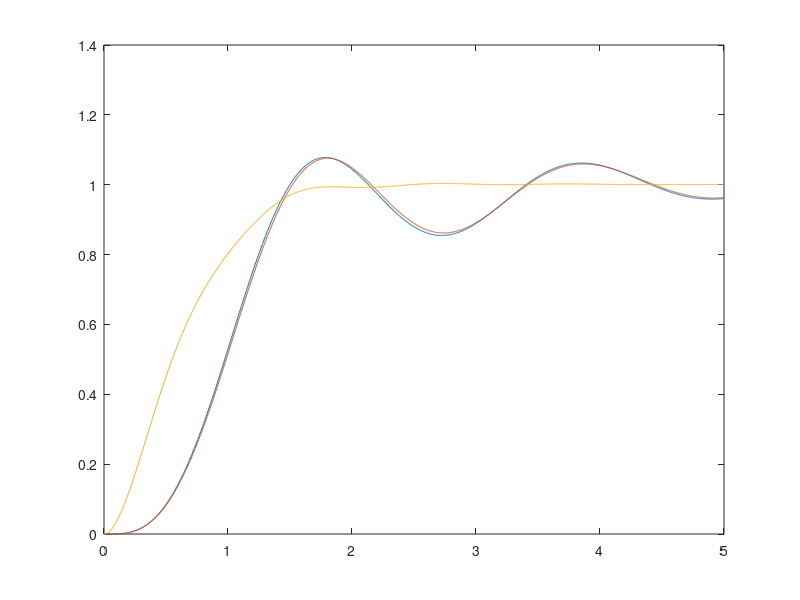

MATLAB code for this plot:
% Archivo para graficar las variables de estado del cuadrotor
clc;     % limpiamos pantalla y memoria
load Datos.dat % cargamos el archivo de datos
%
% Graficamos
plot(Datos(:,1), Datos(:,2), Datos(:,1),Datos(:,3),...
     Datos(:,1), Datos(:,4))
     

